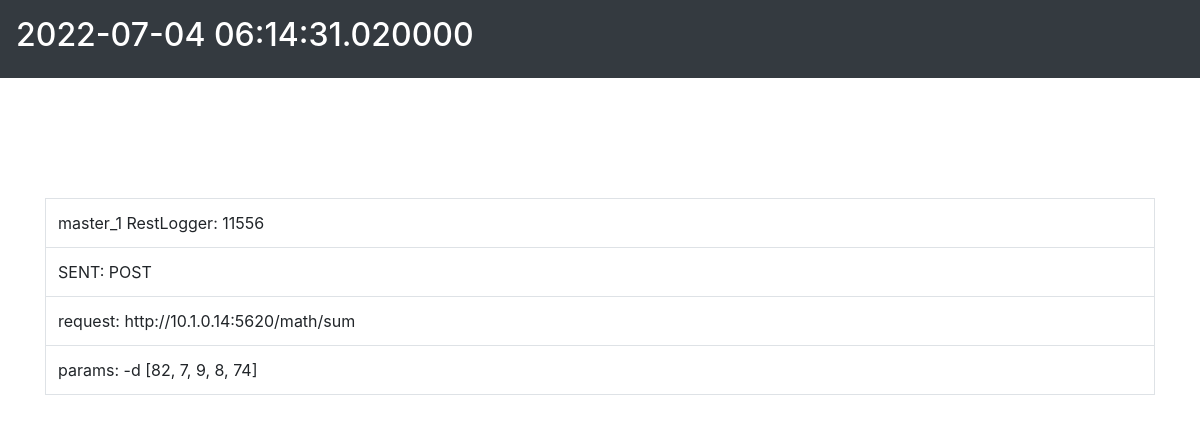
/log/3/, run on an earlier commit of the app's database.
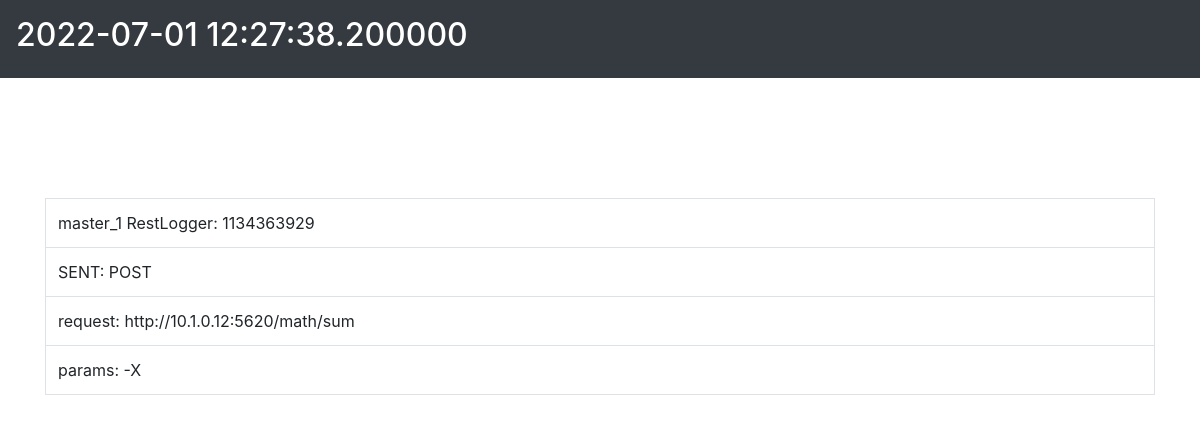
And on a later commit of the database.
### timeline/models.py (models this page shows)
class Log(models.Model):
    class type_T(models.TextChoices):
        SENT = 'SENT', _('SENT')
        RECEIVED = 'RECEIVED', _('RECEIVED')
    ID = models.IntegerField(primary_key=True)
    dateTime = models.DateTimeField()
    type = models.CharField(max_length=8, choices=type_T.choices) #SENT/RECEIVED
    restLogger = models.CharField(max_length=64)
    hostname = models.CharField(max_length=64)
    timeline = models.ForeignKey(Timeline, on_delete=models.CASCADE)

class Request(models.Model):
    class requestType_T(models.TextChoices):
        GET = 'GET', _('GET')
        POST = 'POST', _('POST')
    ID = models.IntegerField(primary_key=True)
    requestType = models.CharField(max_length=4, choices=requestType_T.choices) #GET/POST
    URL = models.CharField(max_length=256)
    params = models.CharField(max_length=64)
    log = models.ForeignKey(Log, on_delete=models.CASCADE)

### timeline/views.py (the view)
# urls.py: path('log/<int:id>/', views.log, name='timeline-log'),
def log(request, id):
    log_ = Log.objects.filter(ID=id).first()
    request_ = Request.objects.filter(log = log_).first()
    data_ = Data.objects.filter(log=log_).first()
    context = {
        'log': log_,
        'request': request_,
        'data': data_
    }
    return render(request, 'timeline/log.html', context#, utils.log_process()
    )

### timeline/templates/timeline/log.html (shortened to what this page needs)
{% extends "timeline/base.html" %}
{% block content %}
<div class="p-3 bg-dark text-white">
    <h2> {{ log.dateTime|date:'Y-m-d H:i:s.u' }} </h2>
</div>
<div class="container" style="margin-top: 10%;">
    <table class="table table-bordered">
        <tbody>
            {% if log.type == 'SENT' %}
                <tr>
                    <td>{{ log.hostname }} RestLogger: {{ log.restLogger }}</td>
                </tr>
                <tr>
                    <td>{{ log.type }}: {{ request.requestType }}</td>
                </tr>
                <tr>
                    <td>request: {{ request.URL }}</td>
                </tr>
                <tr>
                    <td>params: {{ request.params }}</td>
                </tr>
            {% endif %}
        </tbody>
    </table>
</div>
{% endblock content %}

### timeline/templates/timeline/base.html (shortened to what this page needs)
{% load static %}
<!DOCTYPE html>
<html lang="en">
<head>
    <link rel="stylesheet" href="https://cdn.jsdelivr.net/npm/bootstrap@4.0.0/dist/css/bootstrap.min.css">
    <link rel="stylesheet" type="text/css" href="{% static 'timeline/style.css' %}">
</head>
<body>
    {% block content %}
    {% endblock %}
</body>
</html>

What changed in the data, as far as the page shows it:
changed Log "master_1": dateTime "2022-07-04 06:14:31.020000" → "2022-07-01 12:27:38.200000"; restLogger "11556" → "1134363929"
changed Request "POST": URL "http://10.1.0.14:5620/math/sum" → "http://10.1.0.12:5620/math/sum"; params "-d [82, 7, 9, 8, 74]" → "-X"
